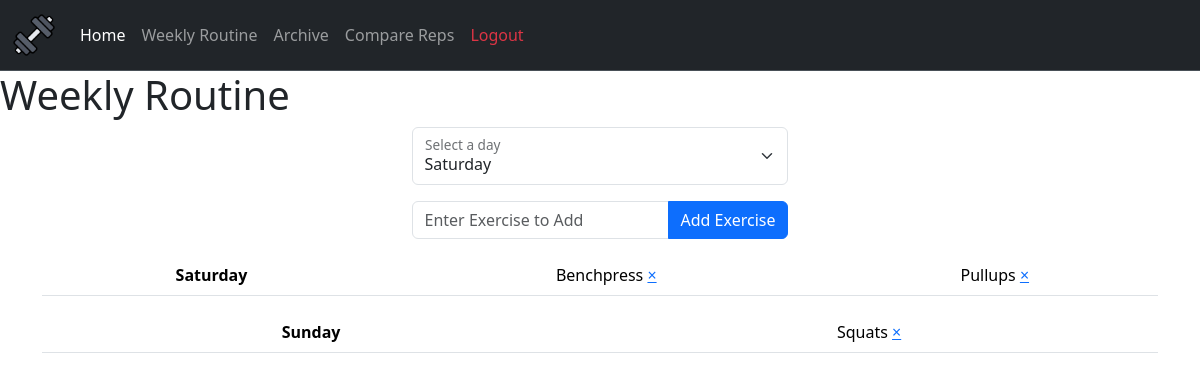
Before: /routine (signed in) with the older database file.
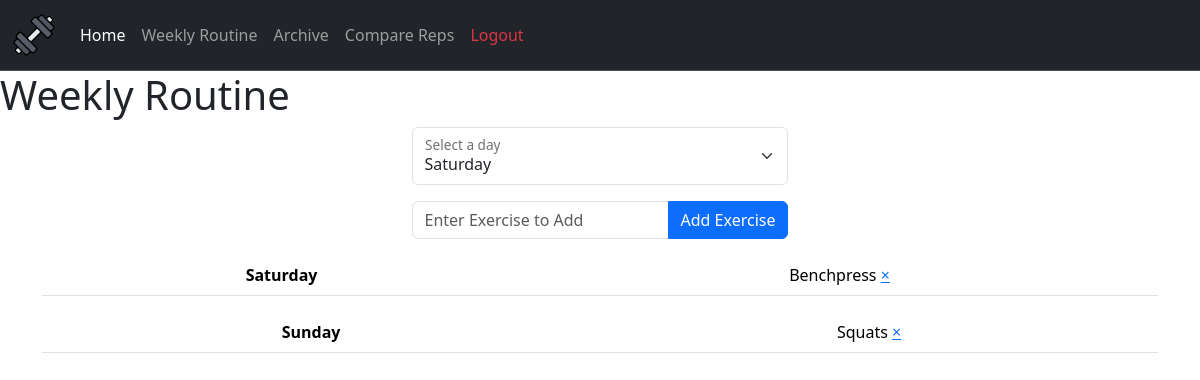
After: the same page with the newer database file.
### webapp/tables.py (models this page shows)
class Routine(db.Model):
    id = db.Column(db.Integer, primary_key = True)
    day = db.Column(db.String(12), nullable = False)
    exercise = db.Column(db.String(150), nullable = False)
    user_id = db.Column(db.Integer, db.ForeignKey('user.id'))

### webapp/routes.py (the view, shortened to what this page needs)
@routes.route("/routine", methods=["POST", "GET"])
@login_required
def routine():
    days = db.session.query(Routine.day).filter_by(user_id = current_user.id).distinct().order_by(days_order).all()
    days = [day[0] for day in days]
    exercises = db.session.query(Routine).filter_by(user_id = current_user.id).all()
    return render_template("routine.html", days = days, exercises = exercises)

### webapp/templates/routine.html (shortened to what this page needs)
{% extends "layout.html" %}
{% block main %}
<h1>Weekly Routine</h1>
<div class="hstack gap-3 d-flex justify-content-center">
    <form method="post" action="/routine">
        <div class="mb-3 form-floating">
            <select class="form-select" id="day" name="day">
                <option value="saturday">Saturday</option>
            </select>
            <label for="day" class="form-label">Select a day</label>
        </div>
        <div class="input-group mb-3">
            <input type="text" autocomplete="off" class="form-control" name="exercise" id="exercise" placeholder="Enter Exercise to Add">
            <button class="btn btn-primary" id="set-submit" type="submit">Add Exercise</button>
        </div>
    </form>
</div>
{% for day in days %}
<div class="container text-center">
    <table class="table">
        <thead>
            <tr>
                <th scope="col">{{ day }}</th>
                {% for exercise in exercises %}
                    {% if exercise.day == day %}
                        <td class="exercise-cell">
                            <div class="row align-items-center">
                                <div class="col">
                                    <span>{{ exercise.exercise }}</span>
                                    <a href="#" class="close" onclick="return confirmDeleteExercise('{{ day }}', '{{ exercise.exercise }}')">
                                        <span aria-hidden="true" >&times;</span>
                                    </a>
                                </div>
                            </div>
                        </td>
                    {% endif %}
                {% endfor %}
            </tr>
        </thead>
    </table>
</div>
{% endfor %}
{% endblock %}

### webapp/templates/layout.html (shortened to what this page needs)
<!DOCTYPE html>
<html>
  <head>
    <link
      href="https://cdn.jsdelivr.net/npm/bootstrap@5.3.2/dist/css/bootstrap.min.css"
      rel="stylesheet"
    />
    <link rel="stylesheet" href="{{ url_for('static', filename='styles.css') }}" />
  </head>
  <body>
    <nav
      class="navbar navbar navbar-expand-lg bg-dark border-bottom border-body"
      data-bs-theme="dark"
    >
      <div class="container-fluid">
        <a class="navbar-brand" href="/">
          <img src="{{ url_for('static', filename='icon.png') }}" wdith="50" height="44" alt="Workout Icon">
        </a>
        <div class="collapse navbar-collapse" id="navbarNavAltMarkup">
          <div class="navbar-nav">
            {% if current_user.is_authenticated %}
            <a
              class="nav-link active"
              aria-current="page"
              href="{{ url_for('routes.index') }}"
              >Home</a
            >
            <a class="nav-link" href="{{ url_for('routes.routine') }}">Weekly Routine</a>
            <a class="nav-link" href="{{ url_for('routes.archive' )}}">Archive</a>
            <a class="nav-link" href="{{ url_for('routes.compare' )}}">Compare Reps</a>
            <a class="nav-link text-danger" id="logout" onclick="return confirmLogout()">Logout</a>
            {% else %}
            <a class="nav-link" href="{{ url_for('auth.login') }}">Login</a>
            <a class="nav-link" href="{{ url_for('auth.register') }}"
              >Register</a
            >
            {% endif %}
          </div>
        </div>
      </div>
    </nav>
    <main>{% block main %}{% endblock %}</main>
  </body>
</html>

Changed rows visible on the page:
removed Routine: exercise "Pullups", shown under "Saturday"
